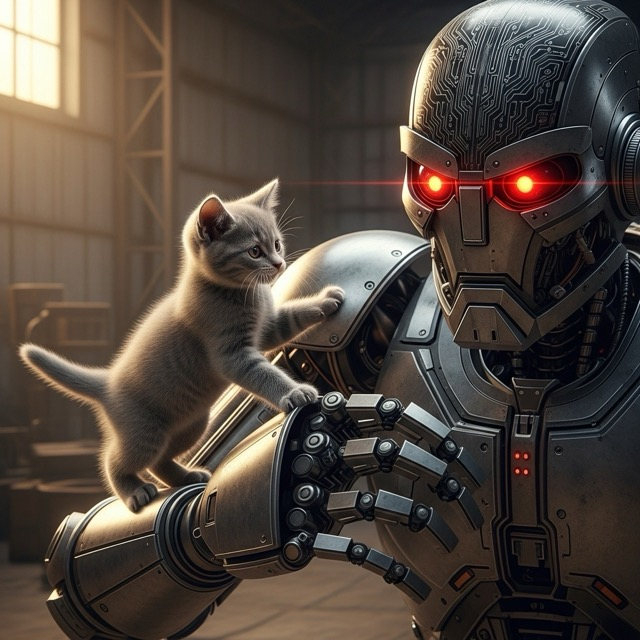
#> input picture lessons/11_multimodal/article_media/image_1.jpeg, 640 x 640 px, found by its file name
$ jupyter execute --allow-errors notebook.ipynb   (shell and % lines are left out)
#> lines starting #> are read from the running program, lines starting #| are printed output that depends on the picture
### lessons/utils/env.py
import os
import warnings
from getpass import getpass
from pathlib import Path

from dotenv import load_dotenv

# Variables that select between alternative credential sets. They are resolved first
# (from the environment, the .env file, or Colab Secrets) and never prompted for.
SELECTOR_ENV_VARS = ("GOOGLE_GENAI_USE_VERTEXAI", "WEB_SEARCH_PROVIDER")

# Optional configuration resolved the same way: used when provided and skipped otherwise,
# never prompted for because the course works without them.
OPTIONAL_ENV_VARS = ("GOOGLE_CLOUD_LOCATION", "GITHUB_TOKEN")

TRUTHY_VALUES = ("true", "1", "yes")
DEFAULT_VERTEX_LOCATION = "global"

ADC_MISSING_MESSAGE = (
    "Vertex AI is enabled (GOOGLE_GENAI_USE_VERTEXAI=true) but no Application Default "
    "Credentials were found.\n\n"
    "Run this once in your terminal, then restart the notebook kernel:\n\n"
    "    gcloud auth application-default login\n\n"
    "Alternatively, switch back to the Gemini Developer API by removing "
    "GOOGLE_GENAI_USE_VERTEXAI from your .env and setting GOOGLE_API_KEY instead."
)


def load(dotenv_path: Path | None = None, required_env_vars: list[str] | None = None) -> None:
    if dotenv_path is None:
        dotenv_path = Path().absolute().parent.parent / ".env"

    # Detect Google Colab environment and prepare access to Colab Secrets
    is_colab = ("COLAB_RELEASE_TAG" in os.environ) or ("COLAB_GPU" in os.environ)

    if dotenv_path.exists():
        load_dotenv(dotenv_path=dotenv_path)
        print(f"Environment variables loaded from `{dotenv_path}`")
    elif not is_colab:
        # Colab has no .env file by design: credentials come from Colab Secrets instead.
        warnings.warn(f"Environment file `{dotenv_path}` not found.")

    colab_user_data = None
    if is_colab:
        try:
            from google.colab import userdata as _colab_userdata

            colab_user_data = _colab_userdata
            print("Google Colab environment detected. Using Colab Secrets to load environment variables.")
        except Exception:
            colab_user_data = None

    _resolve_selector_env_vars(colab_user_data)

    if required_env_vars is not None:
        required_env_vars = _apply_credential_selectors(required_env_vars)

        for env_var in required_env_vars:
            if env_var not in os.environ or not os.environ.get(env_var):
                # Fallback: if on Colab, try to fetch from Colab Secrets first
                if colab_user_data is not None:
                    try:
                        secret_value = colab_user_data.get(env_var)
                    except Exception:
                        secret_value = None
                    if secret_value:
                        os.environ[env_var] = secret_value
                        continue
                # Final fallback: prompt user to input the variable
                manually_set_envvar(env_var)

    _setup_vertex_ai(is_colab)

    print("Environment variables loaded successfully.")


def _resolve_selector_env_vars(colab_user_data) -> None:
    """Load selector and optional variables from Colab Secrets when absent, without ever prompting."""
    for env_var in SELECTOR_ENV_VARS + OPTIONAL_ENV_VARS:
        if os.environ.get(env_var) or colab_user_data is None:
            continue
        try:
            secret_value = colab_user_data.get(env_var)
        except Exception:
            secret_value = None
        if secret_value:
            os.environ[env_var] = secret_value


def _is_vertex_ai_enabled() -> bool:
    """Whether Gemini calls should go through Vertex AI instead of the Gemini Developer API."""
    return (os.environ.get("GOOGLE_GENAI_USE_VERTEXAI") or "").strip().lower() in TRUTHY_VALUES


# [37 lines left out: function _setup_vertex_ai, not called in this run]


def _apply_credential_selectors(required_env_vars: list[str]) -> list[str]:
    """Adjust the required credentials to match the selected Gemini and web search providers.

    With GOOGLE_GENAI_USE_VERTEXAI=true, Gemini authenticates through Application Default
    Credentials, so GOOGLE_CLOUD_PROJECT is required instead of GOOGLE_API_KEY. With
    WEB_SEARCH_PROVIDER=tavily, TAVILY_API_KEY is required instead of PPLX_API_KEY.
    """
    required = list(required_env_vars)

    if _is_vertex_ai_enabled() and "GOOGLE_API_KEY" in required:
        print("Vertex AI mode detected (GOOGLE_GENAI_USE_VERTEXAI=true): requiring GOOGLE_CLOUD_PROJECT instead of GOOGLE_API_KEY.")
        required.remove("GOOGLE_API_KEY")
        if "GOOGLE_CLOUD_PROJECT" not in required:
            required.append("GOOGLE_CLOUD_PROJECT")

    web_search_provider = (os.environ.get("WEB_SEARCH_PROVIDER") or "perplexity").strip().lower()
    if web_search_provider == "tavily" and "PPLX_API_KEY" in required:
        print("Tavily web search detected (WEB_SEARCH_PROVIDER=tavily): requiring TAVILY_API_KEY instead of PPLX_API_KEY.")
        required.remove("PPLX_API_KEY")
        if "TAVILY_API_KEY" not in required:
            required.append("TAVILY_API_KEY")

    return required


def manually_set_envvar(var: str) -> None:
    if not os.environ.get(var):
        os.environ[var] = getpass(f"Could not load `{var}` from environment file. Please enter it manually: ")

### lessons/utils/pretty_print.py
import json
from typing import Iterable

from google.genai import types


class Color:
    YELLOW = "\033[93m"
    ORANGE = "\033[38;5;208m"
    RED = "\033[91m"
    GREEN = "\033[92m"
    BLUE = "\033[94m"
    CYAN = "\033[96m"
    MAGENTA = "\033[95m"
    WHITE = "\033[97m"
    GRAY = "\033[90m"
    PURPLE = "\033[35m"
    TEAL = "\033[36m"
    BROWN = "\033[38;5;94m"
    RESET = "\033[0m"


def wrapped(
    text: Iterable[str] | dict | str,
    title: str = "",
    indent: int = 2,
    width: int = 100,
    header_color: str = Color.YELLOW,
) -> None:
    header, separator = __get_header_and_footer(title, width, header_color)

    if isinstance(text, str):
        text = [text]
    elif isinstance(text, dict):
        text = [json.dumps(text, indent=indent)]

    print(header)
    for line in text:
        print(f"{' ' * indent}{line}")
        print(separator)


# [21 lines left out: function function_call, not called in this run]


def __get_header_and_footer(title: str, width: int, color: str = Color.YELLOW) -> tuple[str, str]:
    header = (
        f"{color}{'-' * ((width - len(title)) // 2 - 1)} {title} {'-' * ((width - len(title)) // 2 - 1)}{Color.RESET}"  # noqa: E501
        if title
        else f"{color}{'-' * width}{Color.RESET}"  # noqa: E501
    )
    footer = f"{color}{'-' * width}{Color.RESET}"

    return header, footer

### lessons/11_multimodal/notebook.ipynb
# Lesson 11: Multimodal

This notebook demonstrates how to build multimodal AI systems that can process and understand both text and visual content using Google's Gemini models. You'll learn to work with images and PDFs in various formats, implement multimodal RAG systems for semantic search, and create AI agents capable of visual reasoning.

We will use the `google-genai` library to interact with Google's Gemini models.

**Learning Objectives:**

1. **Process multimodal content**: Learn to handle images and PDFs in different formats (bytes, base64, URLs) with Gemini models
2. **Implement object detection**: Use multimodal LLMs for visual analysis and structured output generation
3. **Build multimodal RAG systems**: Create embeddings for images and text to enable semantic search across visual content
4. **Develop multimodal AI agents**: Construct ReAct agents that can search through and reason about visual information

## 1. Setup

First, let's install the necessary Python libraries using pip.

!pip install -q google-genai pydantic python-dotenv

### Configure Gemini API Key

To use the Gemini API, you need an API key.

1.  Get your key from [Google AI Studio](https://aistudio.google.com/app/apikey).
2.  Create a file named `.env` in the root of this project.
3.  Add the following line to the `.env` file, replacing `your_api_key_here` with your actual key:
    ```
    GOOGLE_API_KEY="your_api_key_here"
    ```
The code below will load this key from the `.env` file.

[cell 1]
from lessons.utils import env

#> (the rest of this cell did not finish here and is left out)

### Import Key Packages

[cell 2]
import base64
import io
from pathlib import Path
from typing import Literal

from google import genai
from google.genai import types
from IPython.display import Image as IPythonImage
from PIL import Image as PILImage

from lessons.utils import pretty_print

### Initialize the Gemini Client

[cell 3]
client = genai.Client()

### Define Constants

We will use the `gemini-2.5-flash` model, which is fast, cost-effective, and supports advanced features like tool use.

[cell 4]
MODEL_ID = "gemini-2.5-flash"

## 2. Applying multimodal LLMs to images, PDFs, and text

There are three core ways we can process images and PDFs with multimodal models:
1. As raw bytes
2. As base64 encoded strings
3. As URLs

First, let's examine a test image:

[cell 5]
def display_image(image_path: Path) -> None:
    """
    Display an image from a file path in the notebook.

    Args:
        image_path: Path to the image file to display

    Returns:
        None
    """

    image = IPythonImage(filename=image_path, width=400)
    display(image)


display_image(Path("images") / "image_1.jpeg")

### 2.1 As raw bytes

[cell 6]
def load_image_as_bytes(
    image_path: Path, format: Literal["WEBP", "JPEG", "PNG"] = "WEBP", max_width: int = 600, return_size: bool = False
) -> bytes | tuple[bytes, tuple[int, int]]:
    """
    Load an image from file path and convert it to bytes with optional resizing.

    Args:
        image_path: Path to the image file to load
        format: Output image format (WEBP, JPEG, or PNG). Defaults to "WEBP"
        max_width: Maximum width for resizing. If image width exceeds this, it will be resized proportionally. Defaults to 600
        return_size: If True, returns both bytes and image size tuple. Defaults to False

    Returns:
        bytes: Image data as bytes, or tuple of (bytes, (width, height)) if return_size is True
    """
#> called with format = 'WEBP', max_width = 600, return_size = False

    image = PILImage.open(image_path)
#> image is the input picture: PIL image 640x640 RGB; mean R, G, B 80, 69.5, 61.3
    if image.width > max_width:
        ratio = max_width / image.width
#> ratio = 0.938
        new_size = (max_width, int(image.height * ratio))
#> new_size = (600, 600)
        image = image.resize(new_size)
#> image: PIL image 600x600 RGB

    byte_stream = io.BytesIO()
    image.save(byte_stream, format=format)

    if return_size:
        return byte_stream.getvalue(), image.size

    return byte_stream.getvalue()

[cell 7]
image_bytes = load_image_as_bytes(image_path=Path("images") / "image_1.jpeg", format="WEBP")

response = client.models.generate_content(
    model=MODEL_ID,
    contents=[
        types.Part.from_bytes(
            data=image_bytes,
            mime_type="image/webp",
        ),
        "Tell me what is in this image in one paragraph.",
    ],
)
pretty_print.wrapped(response.text, title="Image 1 Caption")

Using the same approach, we can easily pass multiple images simultaneously:

[cell 8]
response = client.models.generate_content(
    model=MODEL_ID,
    contents=[
        types.Part.from_bytes(
            data=load_image_as_bytes(image_path=Path("images") / "image_1.jpeg", format="WEBP"),
            mime_type="image/webp",
        ),
        types.Part.from_bytes(
            data=load_image_as_bytes(image_path=Path("images") / "image_2.jpeg", format="WEBP"),
            mime_type="image/webp",
        ),
        "What's the difference between these two images? Describe it in one paragraph.",
    ],
)
#> call 3 of load_image_as_bytes, with format = 'WEBP', max_width = 600, return_size = False
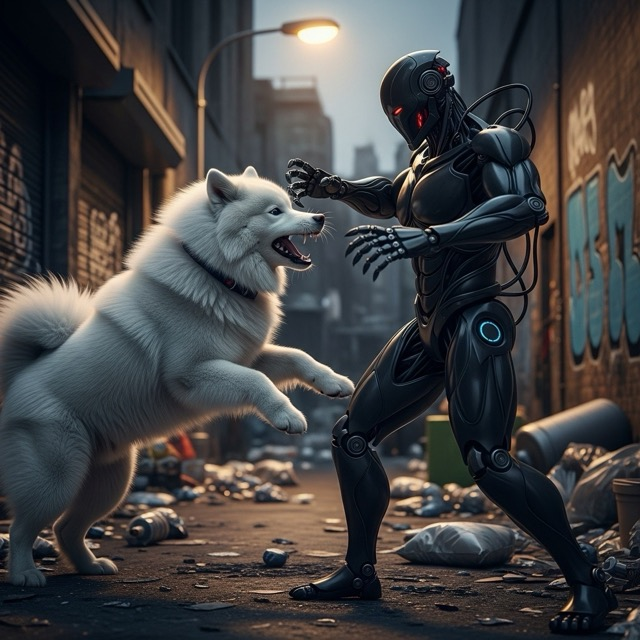
#> input picture lessons/11_multimodal/article_media/image_2.jpeg, 640 x 640 px, found by its file name
#> in load_image_as_bytes, image is the input picture: PIL image 640x640 RGB; mean R, G, B 66.7, 66.4, 67.1
pretty_print.wrapped(response.text, title="Differences between images")

### 2.2 As base64 encoded strings

[cell 9]
from typing import cast


def load_image_as_base64(
    image_path: Path, format: Literal["WEBP", "JPEG", "PNG"] = "WEBP", max_width: int = 600, return_size: bool = False
) -> str:
    """
    Load an image and convert it to base64 encoded string.

    Args:
        image_path: Path to the image file to load
        format: Output image format (WEBP, JPEG, or PNG). Defaults to "WEBP"
        max_width: Maximum width for resizing. If image width exceeds this, it will be resized proportionally. Defaults to 600
        return_size: Parameter passed to load_image_as_bytes function. Defaults to False

    Returns:
        str: Base64 encoded string representation of the image
    """

    image_bytes = load_image_as_bytes(image_path=image_path, format=format, max_width=max_width, return_size=False)

    return base64.b64encode(cast(bytes, image_bytes)).decode("utf-8")

[cell 10]
image_base64 = load_image_as_base64(image_path=Path("images") / "image_1.jpeg", format="WEBP")
pretty_print.wrapped(f"{image_base64[:100]}...", title="Image 1 Base64")

[cell 11]
response = client.models.generate_content(
    model=MODEL_ID,
    contents=[
        types.Part.from_bytes(data=image_base64, mime_type="image/webp"),
        "Tell me what is in this image in one paragraph.",
    ],
)
response.text

### 2.3 As URLs

At the time of writing this notebook, Gemini works well primarily with GCP Cloud Storage links, which are excellent for production use cases but complicate our simple demonstration.

The code would not change much and would look like this:
```python
response = client.models.generate_content(
    model=MODEL_ID,
    contents=[
        types.Part.from_uri(uri="gs://gemini-images/image_1.jpeg", mime_type="image/webp"),
        "Tell me what is in this image in one paragraph.",
    ],
)
```

### 2.4 Object detection with LLMs

As a more exciting example, let's do object detection with multimodal LLMs.

[cell 12]
from pydantic import BaseModel, Field


#> (the rest of this cell did not finish here and is left out)

For fun, let's visualize the bounding boxes:

[cell 13]
import matplotlib.pyplot as plt
import matplotlib.patches as patches
import numpy as np


#> (the rest of this cell did not finish here and is left out)

#> (a cell that did not finish here is left out)

### 2.5 Working with PDFs

We can treat PDFs similarly to images. Therefore, we can pass PDFs as bytes:

#> (a cell that did not finish here is left out)

Alternatively, as base64 encoded strings:

[cell 16]
def load_pdf_as_base64(pdf_path: Path) -> str:
    """
    Load a PDF file and convert it to base64 encoded string.

    Args:
        pdf_path: Path to the PDF file to load

    Returns:
        str: Base64 encoded string representation of the PDF
    """

    with open(pdf_path, "rb") as f:
        return base64.b64encode(f.read()).decode("utf-8")


#> (the rest of this cell did not finish here and is left out)

## 3. Implementing multimodal RAG for images and text

[cell 17]
from io import BytesIO
from typing import Any

import numpy as np


def generate_image_description(image_bytes: bytes) -> str:
    """
    Generate a detailed description of an image using Gemini Vision model.

    Args:
        image_bytes: Image data as bytes

    Returns:
        str: Generated description of the image
    """

    try:
        # Convert bytes back to PIL Image for vision model
        img = PILImage.open(BytesIO(image_bytes))

        # Use Gemini Vision model to describe the image
        prompt = """
        Describe this image in detail for semantic search purposes.
        Include objects, scenery, colors, composition, text, and any other visual elements that would help someone find
        this image through text queries.
        """

        response = client.models.generate_content(
            model=MODEL_ID,
            contents=[prompt, img],
        )

        if response and response.text:
            description = response.text.strip()

            return description
        else:
            print("❌ No description generated from vision model")

            return ""

    except Exception as e:
        print(f"❌ Failed to generate image description: {e}")

        return ""


def embed_text_with_gemini(content: str) -> np.ndarray | None:
    """
    Embed text content using Gemini's text embedding model.

    Args:
        content: Text string to embed

    Returns:
        np.ndarray | None: Embedding vector as numpy array or None if failed
    """

    try:
        result = client.models.embed_content(
            model="gemini-embedding-001",  # Gemini's text embedding model
            contents=[content],
        )
        if not result or not result.embeddings:
            print("❌ No embedding data found in response")
            return None

        return np.array(result.embeddings[0].values)

    except Exception as e:
        print(f"❌ Failed to embed text: {e}")
        return None

[cell 18]
embed_text_with_gemini("This is a test")

[cell 19]
from typing import cast


def create_multimodal_embeddings(image_paths: list[Path]) -> list[dict]:
    """
    Create embeddings for both images and text using proper Gemini approach.

    This function processes a list of image paths, generates descriptions for each image
    using Gemini Vision model, and creates embeddings for those descriptions.

    Args:
        image_paths: List of Path objects pointing to image files to process

    Returns:
        list[dict]: List of dictionaries containing image data, descriptions, and embeddings.
                   Each dict contains keys: 'content', 'type', 'filename', 'description', 'embedding'
    """

    docs = []
    for image_path in image_paths:
        image_bytes = cast(bytes, load_image_as_bytes(image_path, format="WEBP", return_size=False))

        image_description = generate_image_description(image_bytes)
        pretty_print.wrapped(f"`{image_description[:500]}...`", title="Generated image description:")

        # IMPORTANT NOTE: When working with multimodal embedding models, we can directly embed the
        # `image_bytes` instead of generating and embedding the description. Otherwise, everything
        # else remains the same within the whole RAG system.
        image_embedding = embed_text_with_gemini(image_description)

        docs.append(
            {
                "content": image_bytes,
                "type": "image",
                "filename": image_path,
                "description": image_description,
                "embedding": image_embedding,
            }
        )
#> this loop made 1 pass
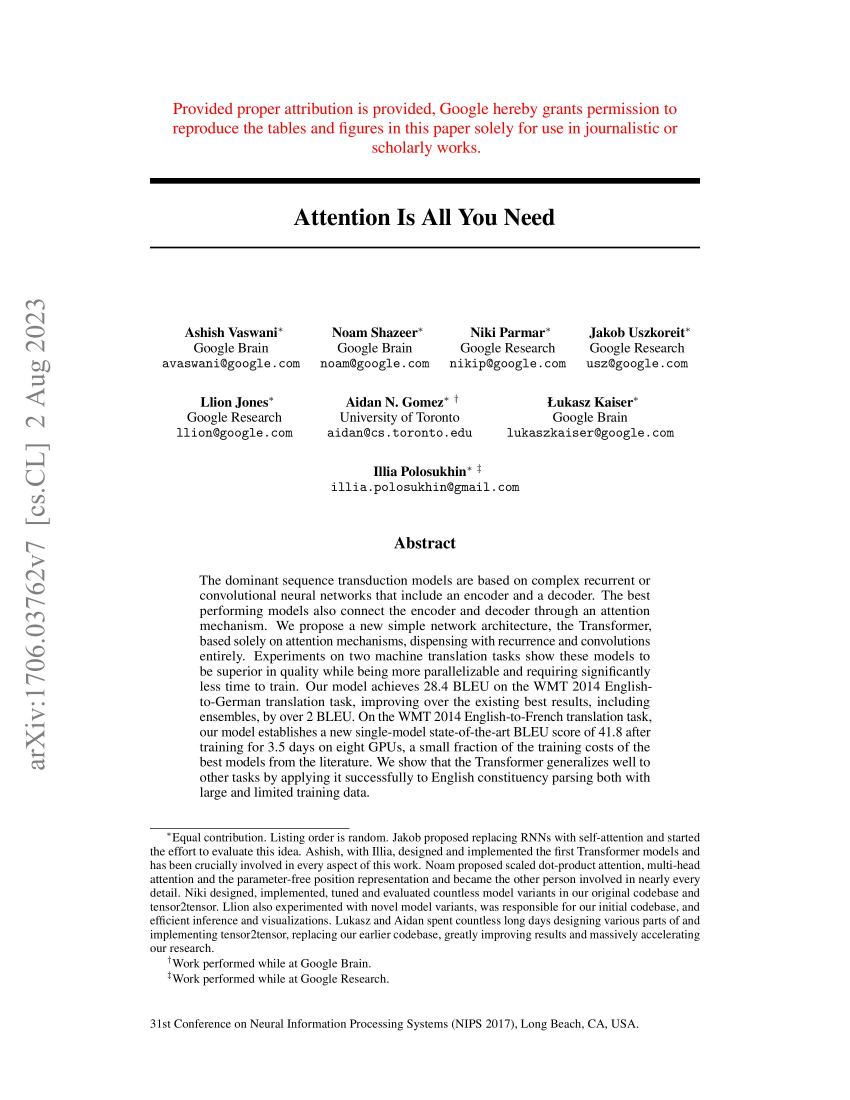
#> input picture lessons/11_multimodal/images/attention_is_all_you_need_0.jpeg, 2550 x 3300 px (shown at 1/3 size)
#> pass 1, in load_image_as_bytes (call 5), `image = image.resize(new_size)`:
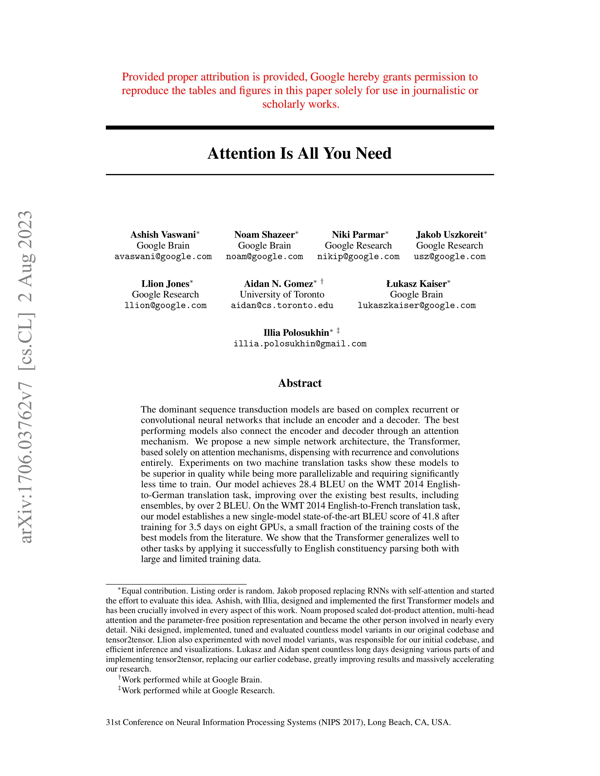
#> image: PIL image 600x776 RGB; mean R, G, B 243.9, 243.2, 243.2

    return docs


image_paths = list(Path("images").glob("*.jpeg"))
all_docs = create_multimodal_embeddings(image_paths)

if len(all_docs) == 0:
    pretty_print.wrapped("No embeddings were created successfully", title="❌")
else:
    pretty_print.wrapped(f"Successfully created {len(all_docs)} embeddings", title="✅")

[cell 20]
from sklearn.metrics.pairwise import cosine_similarity


def search_multimodal(query_text: str, docs: list[dict], top_k: int = 3) -> list[Any]:
    """
    Search for most similar documents to query using direct Gemini client.

    This function embeds the query text and compares it against pre-computed embeddings
    of document descriptions to find the most semantically similar matches.

    Args:
        query_text: Text query to search for
        docs: List of document dictionaries containing embeddings and metadata
        top_k: Number of top results to return. Defaults to 3

    Returns:
        list[Any]: List of document dictionaries with similarity scores, sorted by relevance
    """

    print(f"\n🔍 Embedding query: '{query_text}'")

    query_embedding = embed_text_with_gemini(query_text)

    if query_embedding is None:
        print("❌ Failed to embed query")
        return []
    else:
        print("✅ Query embedded successfully")

    # Calculate similarities using our custom function
    embeddings = [doc["embedding"] for doc in docs]
    similarities = cosine_similarity([query_embedding], embeddings).flatten()

    # Get top results
    top_indices = np.argsort(similarities)[::-1][:top_k]  # type: ignore

    results = []
    for idx in top_indices.tolist():
        results.append({**docs[idx], "similarity": similarities[idx]})

    return results


query = "two robots fighting"
#> (the rest of this cell did not finish here and is left out)

[cell 21]
query = "a kitten with a robot"
#> (the rest of this cell did not finish here and is left out)
